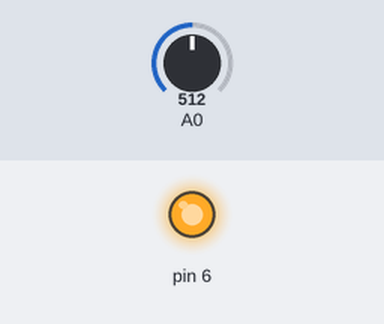
Recording of a sketch running on a simulated Arduino Uno, built with avr-gcc and run on an emulated ATmega328P. On the bench: output pins drawn as LEDs (lit = HIGH). The test bench sets the inputs (shaded band); at power-on: A0 = 512. What the sketch prints to the serial monitor is not drawn.

Above: at 0.3 s.
Timing chart, 0 to 1.8 s (numbered marks = the images above):
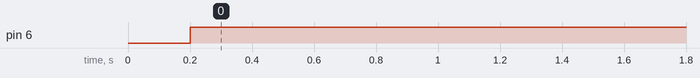

The sketch:

LDRteste.ino
```cpp
void setup() {
  // put your setup code here, to run once:
pinMode(A0, INPUT_PULLUP);
pinMode(6, OUTPUT);
Serial.begin(9600);
}

void loop() {
  // put your main code here, to run repeatedly:
  Serial.println(analogRead(A0));
  delay(200);
  if(analogRead(A0) <60){
    digitalWrite(6, LOW);
  }
  else{
    digitalWrite(6, HIGH);
  }

}
```

Measured:
- by itself, pin 6: LOW → HIGH at 0.20 s
